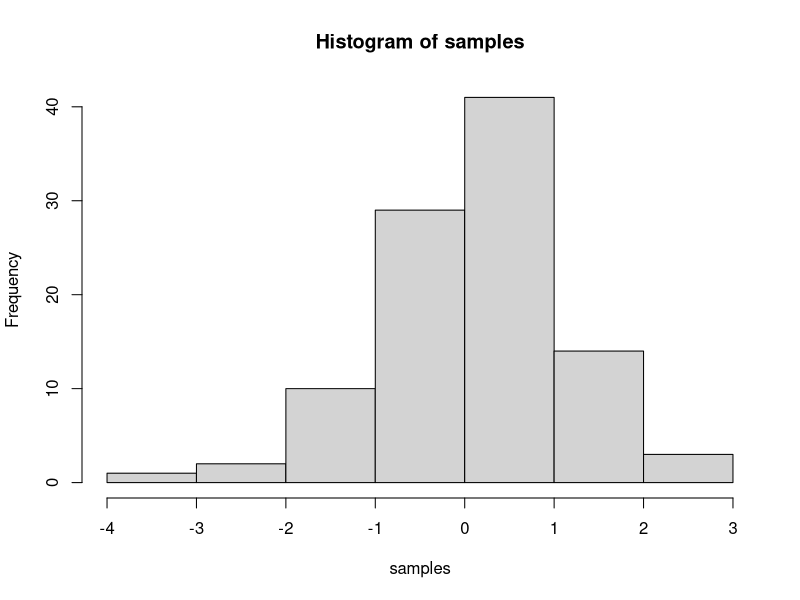

This chart was generated by the following R code:
## ---- chunk 1
knitr::opts_chunk$set(message=FALSE,warning=FALSE, cache=TRUE)
## ---- chunk 2
samples <- rnorm(100, mean=0, sd=1)
hist(samples)
